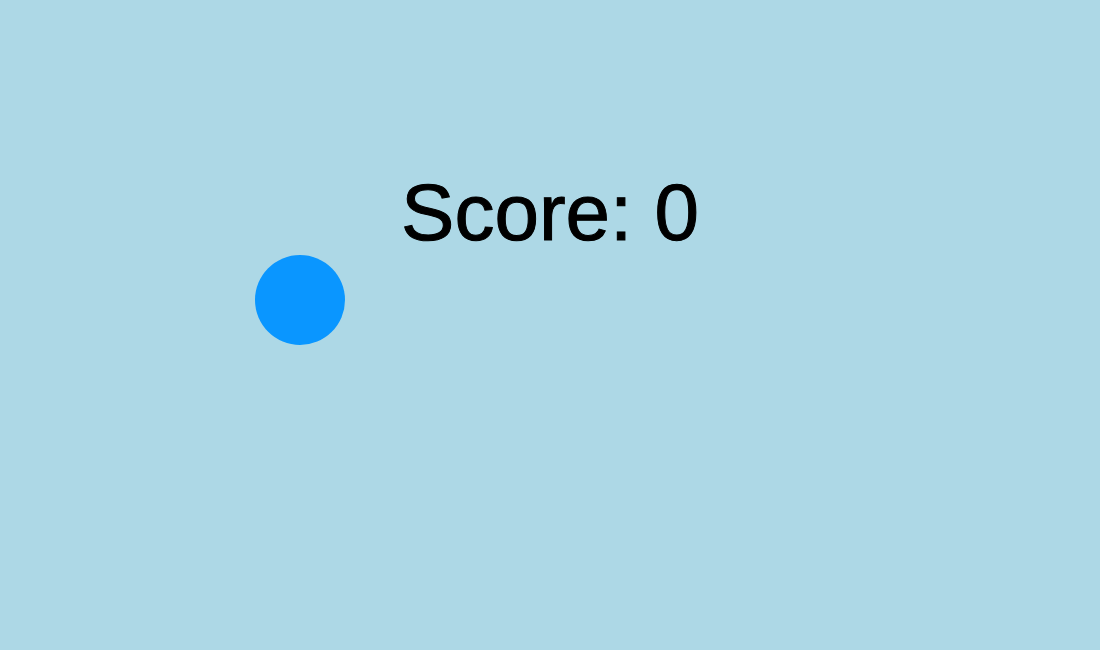
Frame 1 (no input)
Frame 60 (no input): identical to frame 1, image omitted
Frame 120 (the mouse pressed at the canvas centre since frame 60): identical to frame 1, image omitted

The p5.js sketch that drew this single still picture (run headless with seeded random() and noise() and a simulated clock; from frame 60 on, the mouse is pressed at the canvas centre):

// p5.js sketch
// ── sketch.js
//Chase The Ball Game
let ballx = 300
let bally = 300
let ballsize = 180
let score = 0
let gamestate = "L1"
var totalTime ;
var timeLimit = 30 ;

function setup() {
  createCanvas(1100,650);
}

function draw() {
totalTime = millis();//starttimer


if(gamestate == "L1"){
  levelTwo();
}
  if(gamestate == "L2"){
  levelTwo();
  }
  if(gamestate == "L3"){
  timeover();
  }
}

function timeover(){
  fill(0,0,0)
  stroke(0)
  strokeWeight(0)
  textAlign(CENTER)
  textSize(80)
  text(("Time's Up !"),width/2,800)
}



function levelTwo(){
  background(173, 216, 230)
  fill(10,150,400)
  noStroke()
  
  let distToBall = dist(ballx,bally, mouseX,mouseY)
  if (distToBall < ballsize/2){
  ballx = random(width);
    bally = random(height)
    score = score+1
  }
 
  ellipse(ballx,bally,ballsize/2,ballsize/2)
  fill(0,0,0)
  stroke(0)
   textSize(80)
  strokeWeight(1)
  textAlign(CENTER)
  text(("Score: "+score),width/2,240)
  textSize( 80)
  
  totalTime=int(totalTime/1000);
  
  fill(0,0,0)
  stroke(0)
  strokeWeight(1)
  textAlign(CENTER)
  text(("Timer:"),width/2,1500)
  text(timeLimit-totalTime,width/2,1400);
  textSize(20)
  
    if (totalTime >= timeLimit) {
   gamestate="L3"
  
  }
}
